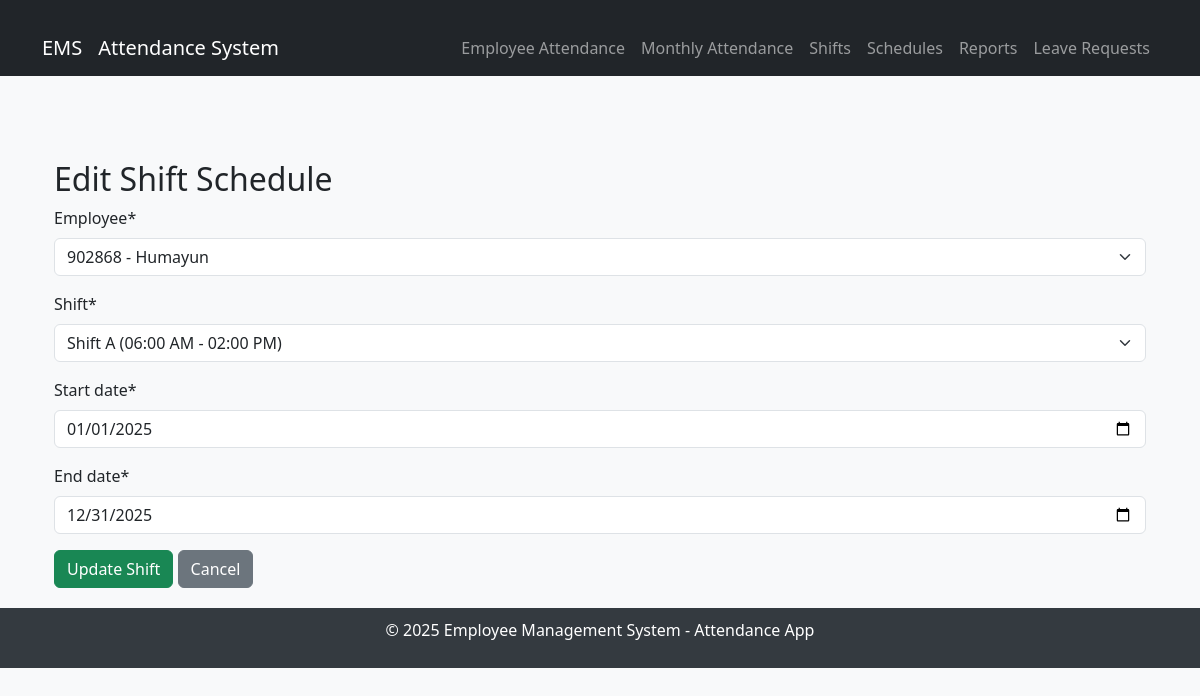
The page /attendance/schedules/edit/1/ on the database its author committed.
### employees/models.py (models this page shows)
class Employee(models.Model):
    user = models.OneToOneField(User, on_delete=models.CASCADE, null=True, blank=True)
    employee_id = models.CharField(max_length=20)
    name = models.CharField(max_length=255)
    join_date = models.DateField()
    date_of_birth = models.DateField()
    floor = models.ForeignKey(Floor, on_delete=models.SET_NULL, null=True)
    department = models.ForeignKey(Department, on_delete=models.SET_NULL, null=True)
    position = models.ForeignKey(Position, on_delete=models.SET_NULL, null=True)
    salary = models.ForeignKey(Salary, on_delete=models.SET_NULL, null=True)
    def __str__(self):
        return f"{self.employee_id} - {self.name}"

### attendance/models.py (models this page shows, shortened)
class ShiftSchedule(models.Model):
    employee = models.ForeignKey(Employee, on_delete=models.CASCADE)
    shift = models.ForeignKey(Shift, on_delete=models.CASCADE)
    start_date = models.DateField()
    end_date = models.DateField()
    created_at = models.DateTimeField(auto_now_add=True)
    updated_at = models.DateTimeField(auto_now=True)

### attendance/views.py (the view)
# urls.py: path('schedules/edit/<int:pk>/', ShiftScheduleUpdateView.as_view(), name='schedule_edit'),
class ShiftScheduleUpdateView(UpdateView):
    model = ShiftSchedule
    form_class = ShiftScheduleForm
    template_name = 'attendance/shift_schedule/schedule_form.html'
    success_url = reverse_lazy('schedule_list')

### attendance/forms.py
class ShiftScheduleForm(forms.ModelForm):
    class Meta:
        model = ShiftSchedule
        fields = ['employee', 'shift', 'start_date', 'end_date']
        widgets = {
            'start_date': forms.DateInput(attrs={
                'type': 'date',
                'class': 'form-control',
                'placeholder': 'YYYY-MM-DD'  # Placeholder added
            }),
            'end_date': forms.DateInput(attrs={
                'type': 'date',
                'class': 'form-control',
                'placeholder': 'YYYY-MM-DD'  # Placeholder added
            }),
        }
    def __init__(self, *args, **kwargs):
        super().__init__(*args, **kwargs)
        self.helper = FormHelper()
        self.helper.form_method = 'post'
        self.helper.add_input(Submit('submit', 'Save Schedule'))

### attendance/models.py (called while the page is built)
    def __str__(self):
        return dict(self.SHIFT_CHOICES).get(self.name, 'Unknown Shift')

### attendance/templates/attendance/shift_schedule/schedule_form.html (shortened to what this page needs)
{% extends 'attendance/base.html' %}
{% load crispy_forms_tags %}
{% block content %}
<div class="container mt-4">
    <h2>{% if form.instance.pk %}Edit Shift Schedule{% else %}Assign New Shift{% endif %}</h2>
    <form method="post">
        {{ form|crispy }}
        <button type="submit" class="btn btn-success">{% if form.instance.pk %}Update{% else %}Assign{% endif %} Shift</button>
        <a href="{% url 'shift_schedule_list' %}" class="btn btn-secondary">Cancel</a>
    </form>
</div>
{% endblock %}

### attendance/templates/attendance/base.html (style rules this page uses)
body { background-color: #f8f9fa; }
.container { padding-top: 20px; }

### rows shown on the page
Employee: employee "902868 - Humayun"
ShiftSchedule: shift "Shift A (06:00 AM - 02:00 PM)", start_date "01/01/2025", end_date "12/31/2025"
